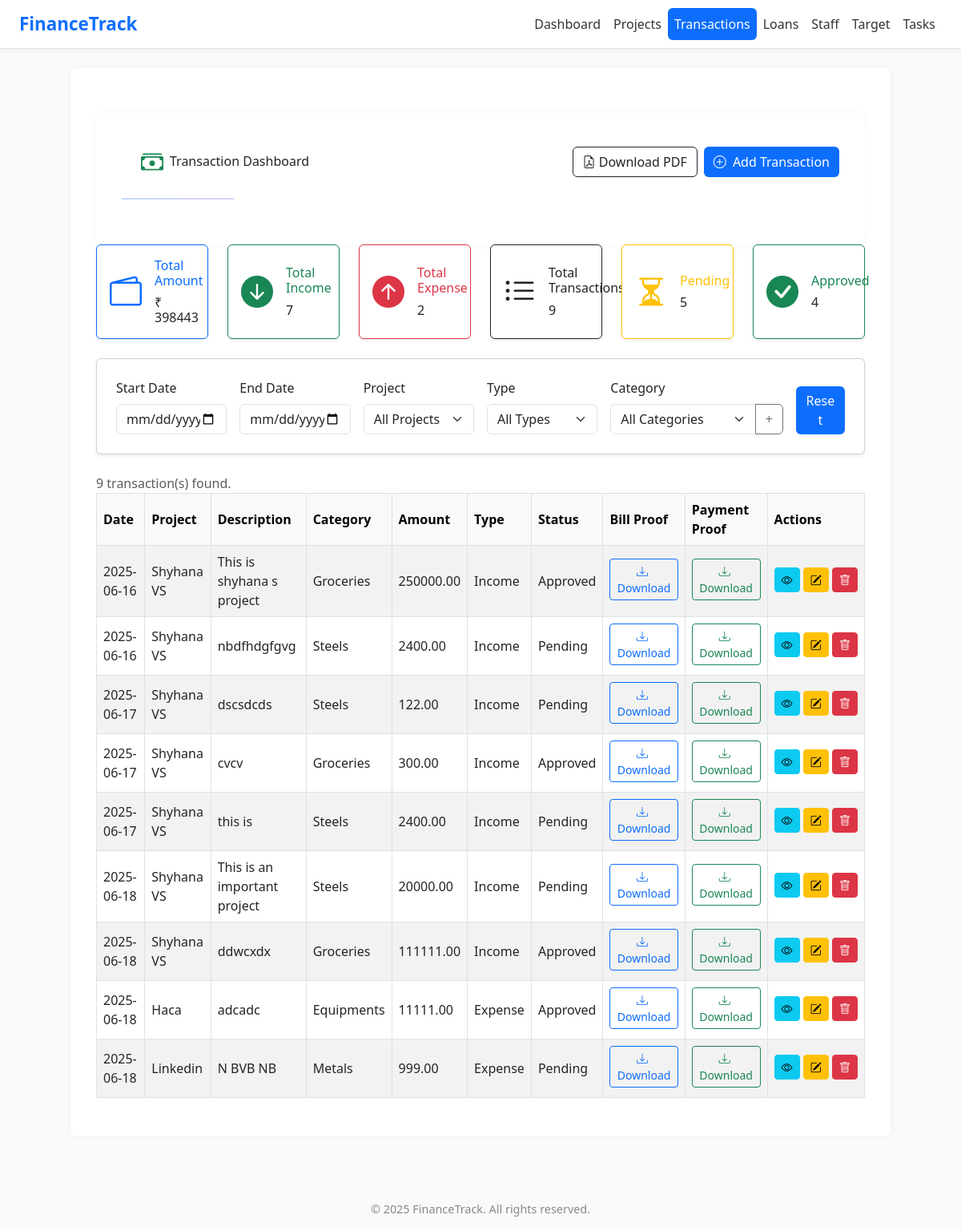
Screenshot of /transactions/ with the database file from the repository.
### app1/models.py (models this page shows, shortened)
class Transaction(models.Model):
    TRANSACTION_TYPES = (
        ('Income', 'Income'),
        ('Expense', 'Expense'),
    )
    project = models.ForeignKey(Project, on_delete=models.CASCADE)
    transaction_id = models.CharField(max_length=50)
    type = models.CharField(max_length=10, choices=TRANSACTION_TYPES)
    amount = models.DecimalField(max_digits=10, decimal_places=2)
    vendor = models.CharField(max_length=100, blank=True, null=True)
    status = models.CharField(max_length=50, default="Approved")
    category = models.CharField(max_length=100)
    description = models.TextField(blank=True, null=True)
    created_at = models.DateTimeField(auto_now_add=True,null=True)

class Project(models.Model):
    code = models.CharField(max_length=20)
    name = models.CharField(max_length=100)
    location = models.CharField(max_length=100)
    total_budget = models.DecimalField(max_digits=12, decimal_places=2)
    start_date = models.DateField()
    end_date = models.DateField()
    notes = models.TextField(blank=True, null=True)

class BillProof(models.Model):
    transaction = models.ForeignKey(Transaction, on_delete=models.CASCADE, related_name='bill_proofs')
    file = models.FileField(upload_to='bill_proofs/')

class PaymentProof(models.Model):
    transaction = models.ForeignKey(Transaction, on_delete=models.CASCADE, related_name='payment_proofs')
    file = models.FileField(upload_to='payment_proofs/')

### app1/views.py (the view)
# urls.py: path('transactions/', views.transaction_list, name='transaction_list'),
def transaction_list(request):
    transactions = Transaction.objects.all().select_related('project')
    projects = Project.objects.all()
    categories = Category.objects.all()
    start_date = request.GET.get('start_date')
    end_date = request.GET.get('end_date')
    project_id = request.GET.get('project')
    txn_type = request.GET.get('type')
    category = request.GET.get('category')
    selected = {
        'start_date': start_date or '',
        'end_date': end_date or '',
        'project': project_id or 'all',
        'type': txn_type or 'all',
        'category': category or '',
    }
    if start_date:
        transactions = transactions.filter(created_at__date__gte=parse_date(start_date))
    if end_date:
        transactions = transactions.filter(created_at__date__lte=parse_date(end_date))
    if project_id and project_id != 'all':
        try:
            transactions = transactions.filter(project__id=int(project_id))
        except ValueError:
            pass
    if txn_type and txn_type != 'all':
        transactions = transactions.filter(type=txn_type)
    if category:
        transactions = transactions.filter(category__icontains=category)
    total_amount = transactions.aggregate(Sum('amount'))['amount__sum'] or 0
    total_transactions = transactions.count()
    total_pending = transactions.filter(status__iexact='Pending').count()     # case-insensitive
    total_approved = transactions.filter(status__iexact='Approved').count()   # case-insensitive
    return render(request, 'transaction.html', {
        'transactions': transactions,
        'projects': projects,
        'categories': categories,
        'selected': selected,
        'summary': {
            'total_transactions': total_transactions,
            'total_pending': total_pending,
            'total_approved': total_approved,
            'total_amount':total_amount,
            'income_count': transactions.filter(type__iexact='Income').count(),
    'expense_count': transactions.filter(type__iexact='Expense').count(),
        }
    })

### templates/transaction.html (shortened to what this page needs)
{% extends 'base.html' %}
{% load static %}
{% block content %}
<div class="container mt-4 fade-in">
  <div class="d-flex justify-content-between align-items-center mb-3 flex-wrap gap-2">
    <div class="d-flex align-items-center gap-2 px-4 py-2">
      <i class="bi bi-cash-stack fs-3 text-success"></i>
      <h2 class="page-title mb-3 mb-md-0">Transaction Dashboard</h2>
    </div>
    <div class="d-flex gap-2">
      <a href="{% url 'transaction_pdf' %}?start_date={{ selected.start_date }}&end_date={{ selected.end_date }}&project={{ selected.project }}&type={{ selected.type }}&category={{ selected.category }}" target="_blank" class="btn btn-outline-dark">
        <i class="bi bi-file-earmark-pdf"></i> Download PDF
      </a>
      <button class="btn btn-primary" data-bs-toggle="modal" data-bs-target="#addTransactionModal">
        <i class="bi bi-plus-circle me-1"></i> Add Transaction
      </button>
    </div>
  </div>
  <hr class="mt-2 mb-4" style="border: none; height: 2px; background: linear-gradient(to right, #0d6efd, #7c3aed); width: 140px;">
</div>
<div class="row row-cols-1 row-cols-md-3 row-cols-lg-6 g-4 mb-4">
  <div class="col">
    <div class="card border-primary shadow-sm h-100">
      <div class="card-body d-flex align-items-center">
        <i class="bi bi-wallet2 text-primary fs-1 me-3"></i>
        <div>
          <h6 class="card-title text-primary">Total Amount</h6>
          <h4 class="mb-0">₹ {{ summary.total_amount }}</h4>
        </div>
      </div>
    </div>
  </div>
  <div class="col">
    <div class="card border-success shadow-sm h-100">
      <div class="card-body d-flex align-items-center">
        <i class="bi bi-arrow-down-circle-fill text-success fs-1 me-3"></i>
        <div>
          <h6 class="card-title text-success">Total Income</h6>
          <h4 class="mb-0">{{ summary.income_count }}</h4>
        </div>
      </div>
    </div>
  </div>
  <div class="col">
    <div class="card border-danger shadow-sm h-100">
      <div class="card-body d-flex align-items-center">
        <i class="bi bi-arrow-up-circle-fill text-danger fs-1 me-3"></i>
        <div>
          <h6 class="card-title text-danger">Total Expense</h6>
          <h4 class="mb-0">{{ summary.expense_count }}</h4>
        </div>
      </div>
    </div>
  </div>
  <div class="col">
    <div class="card border-dark shadow-sm h-100">
      <div class="card-body d-flex align-items-center">
        <i class="bi bi-list-ul text-dark fs-1 me-3"></i>
        <div>
          <h6 class="card-title text-dark">Total Transactions</h6>
          <h4 class="mb-0">{{ summary.total_transactions }}</h4>
        </div>
      </div>
    </div>
  </div>
  <div class="col">
    <div class="card border-warning shadow-sm h-100">
      <div class="card-body d-flex align-items-center">
        <i class="bi bi-hourglass-split text-warning fs-1 me-3"></i>
        <div>
          <h6 class="card-title text-warning">Pending</h6>
          <h4 class="mb-0">{{ summary.total_pending }}</h4>
        </div>
      </div>
    </div>
  </div>
  <div class="col">
    <div class="card border-success shadow-sm h-100">
      <div class="card-body d-flex align-items-center">
        <i class="bi bi-check-circle-fill text-success fs-1 me-3"></i>
        <div>
          <h6 class="card-title text-success">Approved</h6>
          <h4 class="mb-0">{{ summary.total_approved }}</h4>
        </div>
      </div>
    </div>
  </div>
</div>
  <form method="get" class="card p-4 shadow-sm mb-4 fade-in">
    <div class="row g-3 align-items-end">
      <div class="col-md-2">
        <label class="form-label">Start Date</label>
        <input type="date" name="start_date" value="{{ selected.start_date }}" class="form-control">
      </div>
      <div class="col-md-2">
        <label class="form-label">End Date</label>
        <input type="date" name="end_date" value="{{ selected.end_date }}" class="form-control">
      </div>
      <div class="col-md-2">
        <label class="form-label">Project</label>
        <select name="project" class="form-select">
          <option value="all">All Projects</option>
        </select>
      </div>
      <div class="col-md-2">
        <label class="form-label">Type</label>
        <select name="type" class="form-select">
          <option value="all">All Types</option>
        </select>
      </div>
      <div class="col-md-3">
        <label class="form-label">Category</label>
        <div class="input-group">
          <select name="category" class="form-select">
            <option value="">All Categories</option>
          </select>
          <button class="btn btn-outline-secondary" type="button" data-bs-toggle="modal" data-bs-target="#addCategoryModal">+</button>
        </div>
      </div>
      <div class="col-md-1 text-end">
       <a href="{% url 'transaction_list' %}" class="btn btn-primary w-100">Reset</a>
      </div>
    </div>
  </form>
  {% if transactions %}
    <p class="text-muted">{{ transactions|length }} transaction(s) found.</p>
  {% else %}
    <div class="alert alert-warning text-center">No transactions match your filters.</div>
  {% endif %}
  <div class="table-responsive fade-in">
    <table class="table table-bordered table-striped">
      <thead class="table-light">
        <tr>
          <th>Date</th>
          <th>Project</th>
          <th>Description</th>
          <th>Category</th>
          <th>Amount</th>
          <th>Type</th>
          <th>Status</th>
          <th>Bill Proof</th>
          <th>Payment Proof</th>
          <th>Actions</th>
        </tr>
      </thead>
      <tbody>
        {% for txn in transactions %}
        <tr>
          <td>{{ txn.created_at|date:"Y-m-d" }}</td>
          <td>{{ txn.project.name }}</td>
          <td>{{ txn.description }}</td>
          <td>{{ txn.category }}</td>
          <td>{{ txn.amount }}</td>
          <td>{{ txn.type }}</td>
          <td>{{ txn.status }}</td>
         <td>
  {% for file in txn.bill_proofs.all %}
    <a href="{{ file.file.url }}" class="btn btn-outline-primary btn-sm mb-1" download>
      <i class="bi bi-download me-1"></i>Download
    </a><br>
  {% endfor %}
</td>
<td>
  {% for file in txn.payment_proofs.all %}
    <a href="{{ file.file.url }}" class="btn btn-outline-success btn-sm mb-1" download>
      <i class="bi bi-download me-1"></i>Download
    </a><br>
  {% endfor %}
</td>
<td class="text-nowrap">
  <button class="btn btn-sm btn-info mb-1 view-btn" data-id="{{ txn.id }}">
    <i class="bi bi-eye"></i>
  </button>
  <button class="btn btn-sm btn-warning mb-1 edit-btn" data-id="{{ txn.id }}">
    <i class="bi bi-pencil-square"></i>
  </button>
  <button class="btn btn-sm btn-danger mb-1 delete-btn" data-id="{{ txn.id }}">
    <i class="bi bi-trash"></i>
  </button>
</td>
        </tr>
        {% endfor %}
      </tbody>
    </table>
  </div>
</div>
{% endblock %}

### templates/base.html (style rules this page uses)
body { background-color: #f9fafb; font-family: 'Segoe UI', sans-serif; }
.container { background: white; padding: 2rem; border-radius: 0.5rem; box-shadow: 0 0 8px rgba(0,0,0,0.04); }
.btn-primary { background-color: #0d6efd; border: none; }

### templates/transaction.html (style rules this page uses)
.table th, .table td { vertical-align: middle; }
.btn-primary { background: linear-gradient(to right, :rgb(60, 203, 215);,:rgb(60, 203, 215);; border: none; }
.form-control, .form-select { box-shadow: 0 2px 5px rgba(0, 0, 0, 0.1); transition: all 0.3s ease-in-out; }
.fade-in { animation: fadeIn 0.6s ease-in-out both; }
.page-title { font-weight: 600; font-size: 2rem; color: #343a40; position: relative; padding-bottom: 10px; }
.page-title::after { content: ''; position: absolute; left: 0; bottom: 0; width: 60px; height: 4px; background: linear-gradient(90deg, #0d6efd, #6610f2); border-radius: 2px; }

### rows the page displays
Transaction: created_at "2025-06-16", project.name "Shyhana VS", description "This is shyhana s project", category "Groceries", amount "250000.00", type "Income", status "Approved"
Transaction: created_at "2025-06-16", project.name "Shyhana VS", description "nbdfhdgfgvg", category "Steels", amount "2400.00", type "Income", status "Pending"
Transaction: created_at "2025-06-17", project.name "Shyhana VS", description "dscsdcds", category "Steels", amount "122.00", type "Income", status "Pending"
Transaction: created_at "2025-06-17", project.name "Shyhana VS", description "cvcv", category "Groceries", amount "300.00", type "Income", status "Approved"
Transaction: created_at "2025-06-17", project.name "Shyhana VS", description "this is", category "Steels", amount "2400.00", type "Income", status "Pending"
Transaction: created_at "2025-06-18", project.name "Shyhana VS", description "This is an important project", category "Steels", amount "20000.00", type "Income", status "Pending"
Transaction: created_at "2025-06-18", project.name "Shyhana VS", description "ddwcxdx", category "Groceries", amount "111111.00", type "Income", status "Approved"
Transaction: created_at "2025-06-18", project.name "Haca", description "adcadc", category "Equipments", amount "11111.00", type "Expense", status "Approved"
Transaction: created_at "2025-06-18", project.name "Linkedin", description "N BVB NB", category "Metals", amount "999.00", type "Expense", status "Pending"

### other values shown
{{ summary.total_amount }} "398443"
{{ summary.income_count }} "7"
{{ summary.expense_count }} "2"
{{ summary.total_transactions }} "9"
{{ summary.total_pending }} "5"
{{ summary.total_approved }} "4"
{{ transactions|length }} "9"
{{ year|default:"2025" }} "2025"
